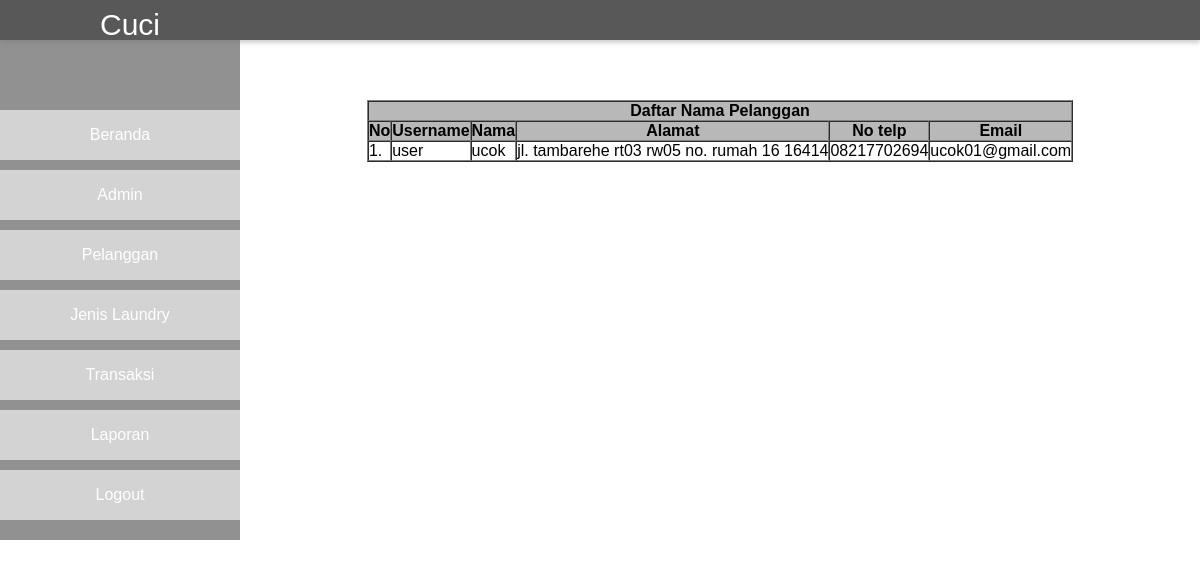
The page /admin/user.php (signed in) on the database its author committed.
### tables this page shows
CREATE TABLE `user` (
  `id_user` int(11) NOT NULL,
  `username` varchar(50) NOT NULL,
  `pass` varchar(8) NOT NULL,
  `nama` varchar(50) NOT NULL,
  `alamat` varchar(255) NOT NULL,
  `no_telp` varchar(20) NOT NULL,
  `email` varchar(50) NOT NULL
);

### admin/user.php (the view, shortened to what this page needs)
<?php
include '../koneksi.php';
?>
<!DOCTYPE html>
<html lang="en">
<head>
    <link rel="stylesheet" href="../css/style.css">
</head>
<body>
    <div class="container">
        <header class="header-admin">
            <p class="logo-white">Cuci</p>
        </header>
        <div class="content-admin">
            <div class="sidebar">
                <ul>
                    <li><a href="home.php">Beranda</a></li>
                    <li><a href="admin.php">Admin</a></li>
                    <li><a href="user.php">Pelanggan</a></li>
                    <li><a href="laundry.php">Jenis Laundry</a></li>
                    <li><a href="transaksi.php">Transaksi</a></li>
                    <li><a href="laporan.php">Laporan</a></li>
                    <li><a href="logout_admin.php">Logout</a></li>
                </ul>
            </div>
            <div class="main">
                <div class="tabel">
                    <table border="1px" cell-padding="30px" cellspacing="0">
                        <tr>
                            <th colspan="6">Daftar Nama Pelanggan</th>
                        </tr>
                        <tr>
                            <th>No</th>
                            <th>Username</th>
                            <th>Nama</th>
                            <th>Alamat</th>
                            <th>No telp</th>
                            <th>Email</th>
                        </tr>
                    <?php
                    $i= 1;
                    $sql = "SELECT * FROM user";
                    $query = mysqli_query($conn, $sql);
                    while( $data = mysqli_fetch_array($query))
                    {
                    ?>
                        <tr>
                            <td><?php echo $i++; ?>.</td>
                            <td><?php echo $data['username'] ?></td>
                            <td><?php echo $data['nama'] ?></td>
                            <td><?php echo $data['alamat'] ?></td>
                            <td><?php echo $data['no_telp'] ?></td>
                            <td><?php echo $data['email'] ?></td>
                        </tr>
                    <?php } ?>
                    </table>
                </div>
            </div>
        </div>
    </div>
</body>
</html>

### css/style.css (style rules this page uses)
* { margin: 0; padding: 0; font-family: sans-serif; }
.container { height: 650px; position: relative; width: 100%; }
.container header { height: 70px; width: 100%; position: fixed; background-color: rgb(255, 255, 255); line-height: 70px; box-shadow: 0 3px 4px rgba(116, 116, 116, 0.336); }
.container .header-admin { height: 40px; width: 100%; background-color: #585858; z-index: 99; }
.container header .logo-white { font-size: 30px; color: #fff; line-height: 50px; padding-left: 100px; }
.container .content-admin { width: 100%; position: relative; }
.container .content-admin .sidebar { margin-top: 40px; width: 20%; height: 500px; position: fixed; background-color: #919191; color: #fff; }
.content-admin .sidebar ul { margin-top: 70px; }
.content-admin .sidebar ul li { height: 50px; background-color: #d3d3d3; margin-top: 10px; text-align: center; }
.content-admin .sidebar ul li a { text-decoration: none; line-height: 50px; color: #fff; }
.container .content-admin .main { margin-top: 50px; float: right; width: 80%; }
.container .content-admin .main table { margin: 50px auto auto auto; }
.content-admin .main table tr th, .container .content #tabel tr th { background-color: rgb(184, 184, 184); }

### rows shown on the page
user: username "user", nama "ucok", alamat "jl. tambarehe rt03 rw05 no. rumah 16 16414", no_telp "08217702694", email "ucok01@gmail.com"
